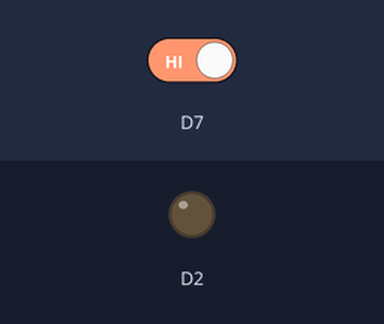
The sketch below on a simulated ESP8266 (NodeMCU). On the bench: output pins drawn as LEDs (lit = HIGH). Inputs (shaded band) come from the test bench; at power-on: D7 HIGH.

Above: at 1.2 s.
1.3 s: D7 driven LOW
At 1.7 s:
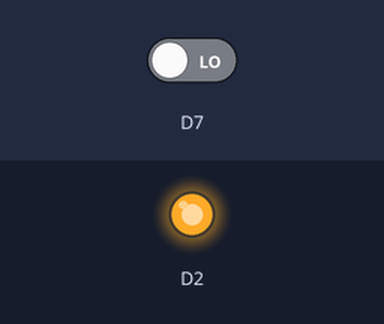
Timing chart, 0 to 4.3 s (numbered marks = the images above; inputs shaded):
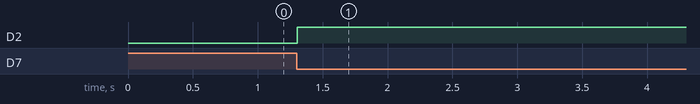

Measured:
- after the input at 1.3 s, D2: LOW → HIGH at once

The sketch:

esp8266_test.ino
```cpp
void setup()
{
  pinMode(D7, INPUT);
  pinMode(D2, OUTPUT);
}

void loop()
{
  if (digitalRead(D7) == 0) {
    digitalWrite(D2, HIGH);
  } else {
    digitalWrite(D7, LOW);
  }
  delay(10); // Delay a little bit to improve simulation performance
}
```
